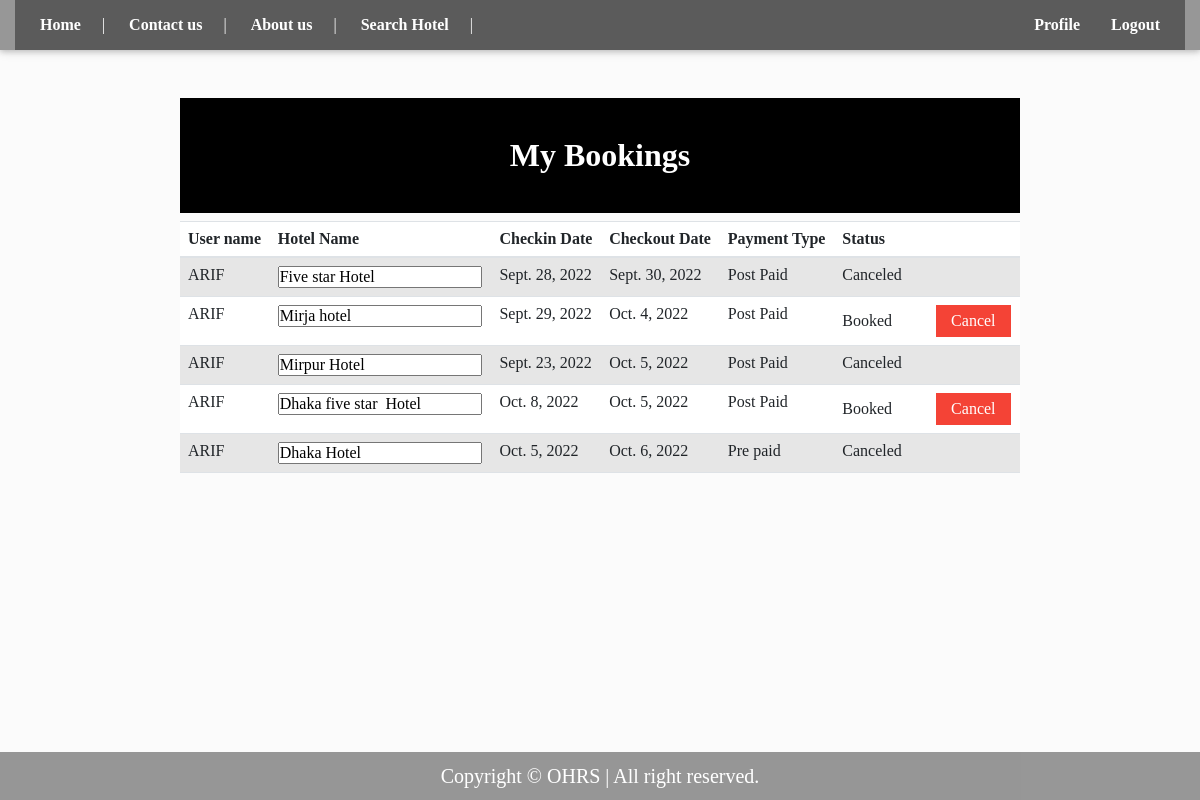
Before: /mybookings.html (signed in) with the older database file.
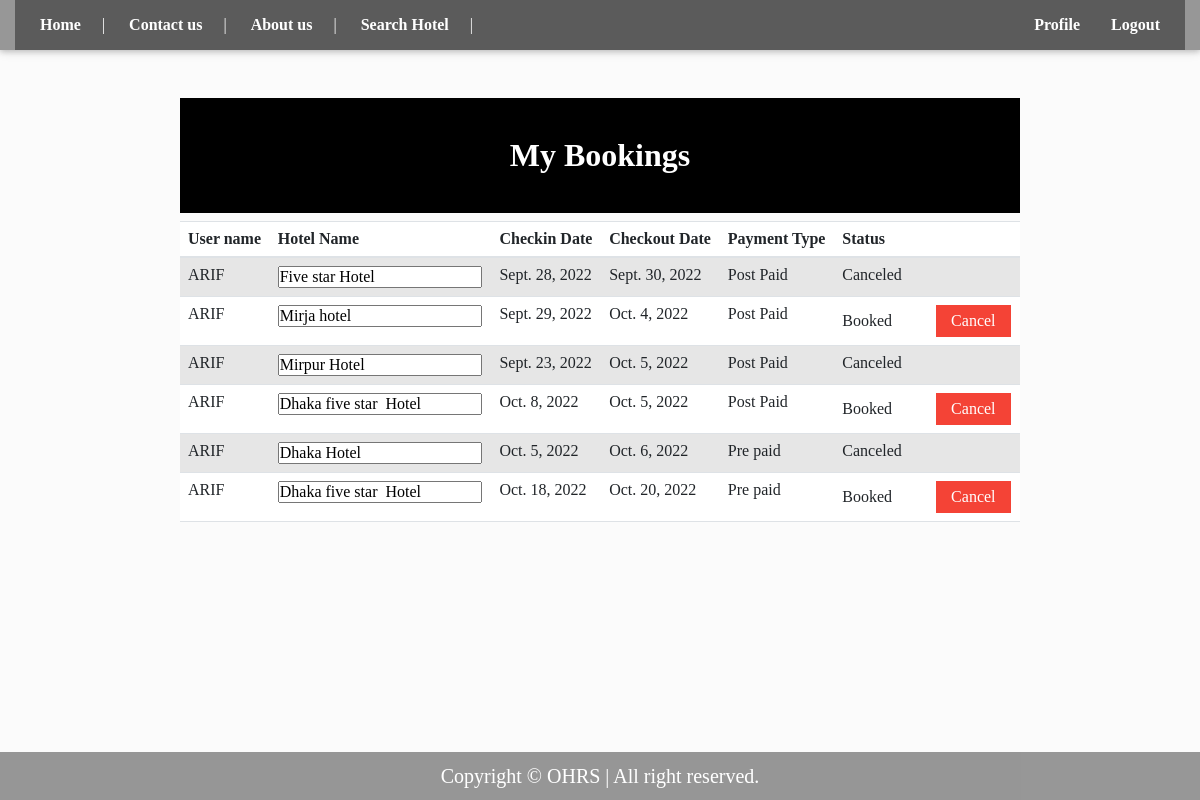
After: the same page with the newer database file.
### hotel/models.py (models this page shows, shortened)
class BaseModel(models.Model):
    uid = models.UUIDField(default=uuid.uuid4   , editable=False , primary_key=True)
    created_at = models.DateField(auto_now_add=True)
    updated_at = models.DateField(auto_now_add=True)
    class Meta:
        abstract = True

class HotelBooking(BaseModel):
    hotel= models.ForeignKey(Hotel  , related_name="hotel_bookings" , on_delete=models.CASCADE)
    user = models.ForeignKey(User, related_name="user_bookings" , on_delete=models.CASCADE)
    start_date = models.DateField()
    end_date = models.DateField()
    booking_type= models.CharField(max_length=100,choices=(('Pre Paid' , 'Pre Paid') , ('Post Paid' , 'Post Paid')))
    booking_status= models.CharField(max_length=10,default="Booked")

class Hotel(BaseModel):
    images = models.ImageField(upload_to="hotels/")
    hotel_name= models.CharField(max_length=100,null=True,blank=True)
    hotel_price = models.IntegerField(null=True,blank=True)
    description = models.TextField(null=True,blank=True)
    amenities = models.ManyToManyField(Amenities,blank=True)
    room_count = models.IntegerField(default=10,null=True,blank=True)
    Division= models.CharField(max_length=20,null=True,blank=True)
    District= models.CharField(max_length=20,null=True,blank=True)
    def __str__(self) -> str:
        return f"{self.hotel_name}"

### hotel/views.py (the view)
# urls.py: path('mybookings.html', mybookings , name='mybookings'),
@login_required(login_url='login')
def mybookings(request):
    User=request.user
    Hotel_Booking=HotelBooking.objects.filter(user=User)
    context={
         "HotelBooking":Hotel_Booking,
    }
    if 'hotel' in request.GET:
        hotel = request.GET['hotel']
        HotelBooking.objects.filter(hotel__hotel_name= hotel).filter(user= User).update(booking_status='Canceled')
    return render(request,"mybookings.html",context)

### hotel/templates/mybookings.html (shortened to what this page needs)
{%load static %}
<html lang="en">
<head>
  <link rel="stylesheet" href="https://cdn.jsdelivr.net/npm/bootstrap@4.6.1/dist/css/bootstrap.min.css">
  <link href="https://cdn.jsdelivr.net/npm/bootstrap@5.1.1/dist/css/bootstrap.min.css" rel="stylesheet"
>
  <link href="{% static 'css/style.css' %}" rel="stylesheet">
  <link rel="stylesheet" href="{% static 'css/fontawsom-all.min.css' %}">
</head>
<body style="min-height: 200px; background-image: url({% static 'img/bg-img/y.jpg' %}); background-size: cover;background-position: center;  ">
  <header class="continer-fluid ">
    <div class="header-top" style="background-color: rgba(0,0,0,0.4); ">
      <div class="container" >
        <div class="row col-det" >
          <div class="col-lg-6 d-none d-lg-block" style="background-color: rgba(0,0,0,0.4);">
            <ul class="ulleft">
              <li>
              <button class="button button1">
                {% if '@admin.com' in profile.Email %}
                  <a style="color:white;" href="home2.html"><b> Home </b></a>
                {% else %}
                  <a style="color:white;" href="home.html"><b> Home </b></a>
                {% endif %}
              </button>
                <span>|</span>
              </li>
              <li>
              <button class="button button1">
                <a style="color:white;" href="contactus.html"><b> Contact us </b></a>
              </button>
                <span>|</span>
              </li>
              <li>
              <button class="button button1">
                <a style="color:white;" href="contactus.html"><b> About us </b></a>
              </button>
                <span>|</span>
              </li>
              <li>
              <button class="button button1">
                <a style="color:white;" href="room.html"><b> Search Hotel </b></a>
              </button>
                <span>|</span>
              </li>
            </ul>
          </div>
          <div class="col-lg-6 col-md-12" style="background-color: rgba(0,0,0,0.4);">
            <ul class="ulright">
              <li>
              <button class="button button1">
                <a style="color:white;" href="profile.html"><b>Profile</b></a>
              </button>
              </li>
              <li>
              <button class="button button1">
                <a style="color:white;" href="{% url 'logout' %}"><b>Logout</b></a>
              </button>
              </li>
            </ul>
          </div>
        </div>
      </div>
    </div>
  </header>
  <div>
        <br>
        <br>
        <h2 style="text-align:center;color:white;background-color:black;width: 70%;  margin-left: auto; margin-right: auto;"><b><br>My Bookings</b><br> <p style="color:black;">ok</p></h2>
<table class="table table-striped" style="background-color: white;width: 70%;  margin-left: auto; margin-right: auto;">
  <thead>
    <tr>
      <th scope="col">User name</th>
      <th scope="col">Hotel Name</th>
      <th scope="col">Checkin Date</th>
      <th scope="col">Checkout Date</th>
      <th scope="col">Payment Type</th>
      <th scope="col">Status</th>
    </tr>
  </thead>
  <tbody>
    {% for HotelBooking in HotelBooking %}
    <form>
    <tr>
      <td style="text-transform: uppercase;">{{ HotelBooking.user }}</td>
      <td> <input name="hotel" value="{{ HotelBooking.hotel }}"></td>
      <td>{{ HotelBooking.start_date }}</td>
      <td>{{ HotelBooking.end_date }}</td>
      <td>{{ HotelBooking.booking_type}}</td>
      {% if 'Canceled' in HotelBooking.booking_status  %}
        <td>{{ HotelBooking.booking_status}}</td>
      {% else %}
        <td>{{ HotelBooking.booking_status}}  &nbsp; &nbsp; &nbsp; &nbsp; &nbsp; <input type="submit"  class="sear" value="Cancel" onclick="return confirm('Do you really want to Cancel?');"></td>
      {% endif %}
    </tr>
    </form>
    {% endfor %}
  </tbody>
</table>
    <div  class="footer">
        <p ><h5>Copyright © OHRS | All right reserved.</h5></p>
    </div>
  </div>
</body>
</html>

### static/css/style.css (style rules this page uses)
* { margin: 0px; padding: 0px; list-style: none; }
a { text-decoration: none; outline: none; color: #444; }
ul { margin-bottom: 0; padding-left: 0; }
a:hover, a:focus, input, textarea { text-decoration: none; outline: none; }
html, body { height: 100%; }
p { margin-bottom: 0px; width: 100%; }
::placeholder { color: #747f8a !important; font-size: 13px; opacity: .5 !important; }
h1, h2, h3, h4, h5, h6 { font-family: montserrat; }
body { background-color: #f1f1f145 !important; font-family: 'Merriweather', serif; color: #6A6A6A; overflow-x: hidden; }
.container { max-width: 1170px; }
html { scroll-behavior: smooth; }
header { box-shadow: 0 2px 5px 0 rgba(0, 0, 0, 0.16), 0 2px 10px 0 rgba(0, 0, 0, 0.12); }
header .header-top { background-color: #de1f26; }
header .header-top .col-det .ulleft li { float: left; padding: 11px; color: #FFF; font-size: 1rem; font-weight: 400; }
header .header-top .col-det .ulleft li span { margin-left: 15px; }
header .header-top .col-det .ulright { float: right; }
header .header-top .col-det .ulright li { float: left; padding: 11px; color: #FFF; font-size: 1rem; }

### hotel/templates/mybookings.html (style rules this page uses)
.button1 { background-color: transparent; color: black; border: 2px solid transparent; }
.sear { background-color: #f44336; border: none; color: white; padding: 7px 15px; text-align: center; text-decoration: none; display: inline-block; font-size: 16px; }
.footer { padding:1.0mm; position: fixed; left: 0; bottom: 0; width: 100%; background-color: rgba(0,0,0,0.4); font-size: 16px; color: white; text-align: center; }
* { margin: 0; padding: 0; box-sizing: border-box; }

Changed rows visible on the page:
added HotelBooking: user "ARIF", hotel "Dhaka five star Hotel", start_date "Oct. 18, 2022", end_date "Oct. 20, 2022", booking_type "Pre paid", booking_status "Booked"
